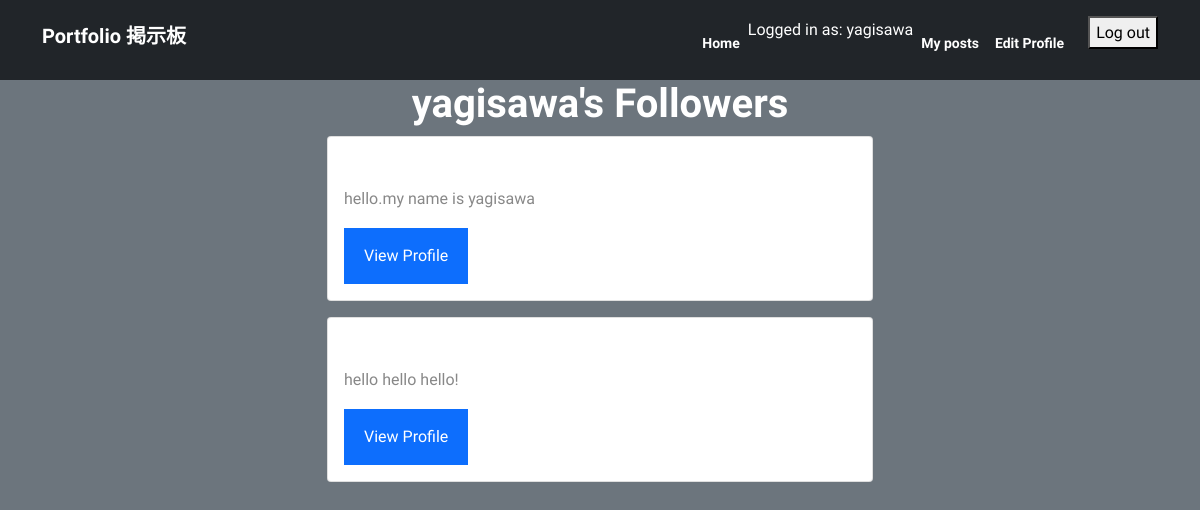
Before: /followers/yagisawa/ (signed in) with the older database file.
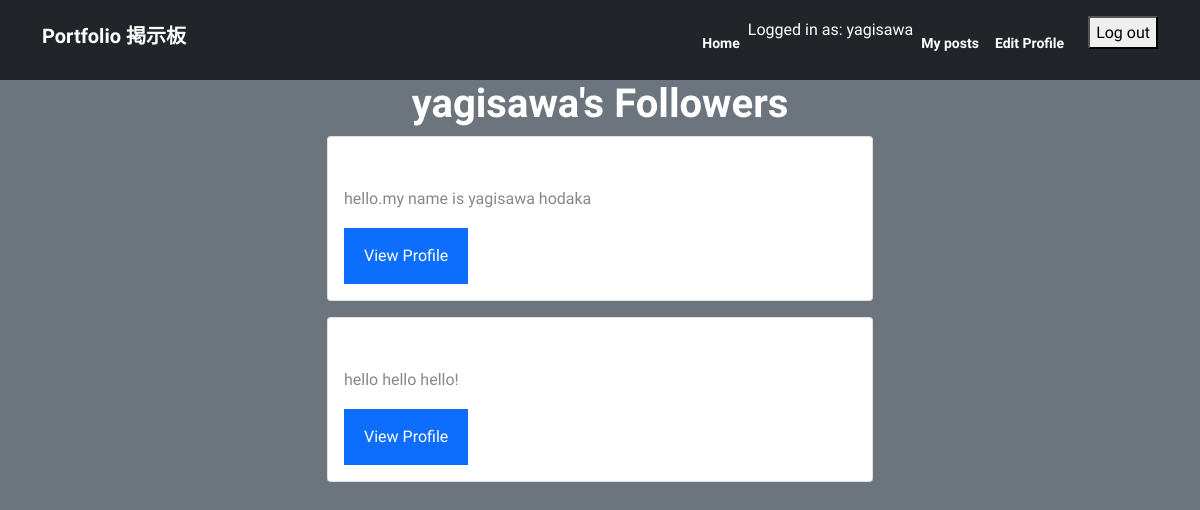
After: the same page with the newer database file.
### myapp/models.py (models this page shows, shortened)
class Connection(models.Model):
    user = models.OneToOneField(User, on_delete=models.CASCADE)
    following = models.ManyToManyField(User, related_name='followers', blank=True)

class Profile(models.Model):
    user = models.OneToOneField(User, on_delete=models.CASCADE)
    bio = models.TextField(max_length=500, blank=True)
    website = models.URLField(max_length=200, blank=True)
    location = models.CharField(max_length=100, blank=True)
    avatar = models.ImageField(upload_to='avatars/', blank=True, null=True)
    followers = models.ManyToManyField(User, related_name='following', blank=True)
    followers_count = models.PositiveIntegerField(default=0)

### myapp/views.py (the view)
# urls.py: path('followers/<str:username>/', followers, name='followers'),
@login_required
def followers(request, username):
    user = get_object_or_404(User, username=username)
    followers = Connection.objects.filter(following=user)
    context = {'user': user, 'followers': followers}
    return render(request, 'myapp/followers.html', context)

### myapp/templates/myapp/followers.html
{% extends 'base.html' %}
{% block content %}
<div class="container">
  <div class="row justify-content-center">
    <div class="col-md-6">
      <h1 class="text-center">{{ user.username }}'s Followers</h1>
      {% if followers %}
        <div class="card-deck">
          {% for follower in followers %}
            <div class="card mb-3">
              <div class="card-body">
                <h5 class="card-title">{{ follower.user.username }}</h5>
                <p class="card-text">{{ follower.user.profile.bio|truncatechars:100 }}</p>
                <a href="{% url 'profile' username=follower.user.username %}" class="btn btn-primary">View Profile</a>
              </div>
            </div>
          {% empty %}
            <p>No followers yet.</p>
          {% endfor %}
        </div>
      {% else %}
        <p>No followers yet.</p>
      {% endif %}
    </div>
  </div>
</div>
{% endblock %}

Changed rows visible on the page:
changed through a linked row, Connection: user.profile.bio "hello.my name is yagisawa" → "hello.my name is yagisawa hodaka"
